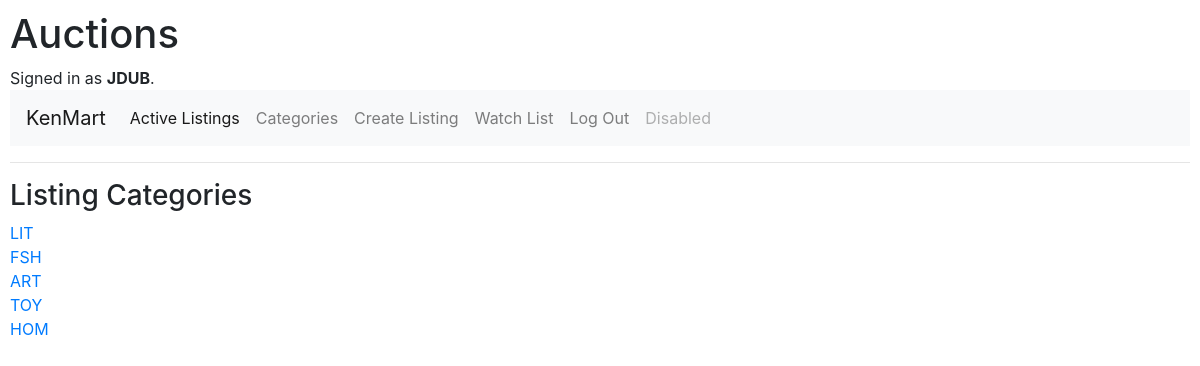
The page /categories (signed in) on the database its author committed.
### auctions/models.py (models this page shows, shortened)
class User(AbstractUser):
    pass

class Listing(models.Model):
    class Categories(models.TextChoices):
        FASHION = 'FSH', _('Fashion')
        TOYS = 'TOY', _('Toys')
        ELECTRONICS = 'ELC', _('Electronics')
        HOME = 'HOM', _('Home')
        ART = 'ART', _('Art')
        LITERATURE = 'LIT', _('Literature')
    listing_id   = models.AutoField(primary_key=True)
    listing_cat  = models.CharField(max_length=20, choices=Categories.choices, default=Categories.HOME)
    listing_name = models.CharField(max_length=100)
    description  = models.CharField(max_length=200, default="please provide a description")
    close_date   = models.DateTimeField(default=now_plus_7())
    starting_bid = models.DecimalField(max_digits=8, decimal_places=2, default=0.00)
    listing_img  = models.ImageField(upload_to='images/', null=True, blank=True)
    listings = models.Manager()

### auctions/views.py (the view)
# urls.py: path("categories", views.categories, name='categories'),
def categories(request):
    categories = Listing.listings.all()
    dist_cats = []
    for listing in categories:
        if listing.listing_cat not in dist_cats:
            dist_cats.append(listing.listing_cat)
    return render(request, "auctions/categories.html", {
        'categories': dist_cats
    })

### auctions/templates/auctions/categories.html
{% extends "auctions/layout.html" %}
{% block body%}
<h3>Listing Categories</h3>
{% for category in categories%}
    <div class="row col-3 text-center">
        <a href="/{{category}}">{{category}}</a>
    </div>
{% endfor %}
{% endblock body%}

### auctions/templates/auctions/layout.html (shortened to what this page needs)
{% load static %}
<!DOCTYPE html>
<html lang="en">
    <head>
        <link rel="stylesheet" href="https://stackpath.bootstrapcdn.com/bootstrap/4.4.1/css/bootstrap.min.css">
        <link href="{% static 'auctions/styles.css' %}" rel="stylesheet">
    </head>
    <body>
        <h1>Auctions</h1>
        <div>
            {% if user.is_authenticated %}
                Signed in as <strong>{{ user.username }}</strong>.
            {% else %}
                Not signed in.
            {% endif %}
        </div>
        <nav class="navbar navbar-expand-lg navbar-light bg-light">
            <a class="navbar-brand" href="{% url 'index' %}" >KenMart</a>
            <div class="collapse navbar-collapse" id="navbarNav">
              <ul class="navbar-nav">
                <li class="nav-item active">
                  <a class="nav-link" href="{% url 'index' %}">Active Listings<span class="sr-only">(current)</span></a>
                </li>
                <li class="nav-item">
                    <a class="nav-link" href="{% url 'categories' %}">Categories</a>
                </li>
                {% if user.is_authenticated %}
                    <li class="nav-item">
                        <a class="nav-link" href="{% url 'add_listing' %}">Create Listing</a>
                    </li>
                    <li class="nav-item">
                        <a class="nav-link" href="{% url 'index' %}">Watch List</a>
                    </li>
                    <li class="nav-item">
                        <a class="nav-link" href="{% url 'logout' %}">Log Out</a>
                    </li>
                    <li class="nav-item">
                        <a class="nav-link disabled" href="#">Disabled</a>
                    </li>
                {% endif %}
              </ul>
            </div>
          </nav>
        <hr>
        {% block body %}
        {% endblock %}
    </body>
</html>

### auctions/static/auctions/styles.css (style rules this page uses)
body { padding: 10px; }

### rows shown on the page
User: username "JDUB"
Listing: categories "LIT"
Listing: categories "FSH"
Listing: categories "ART"
Listing: categories "TOY"
Listing: categories "HOM"
